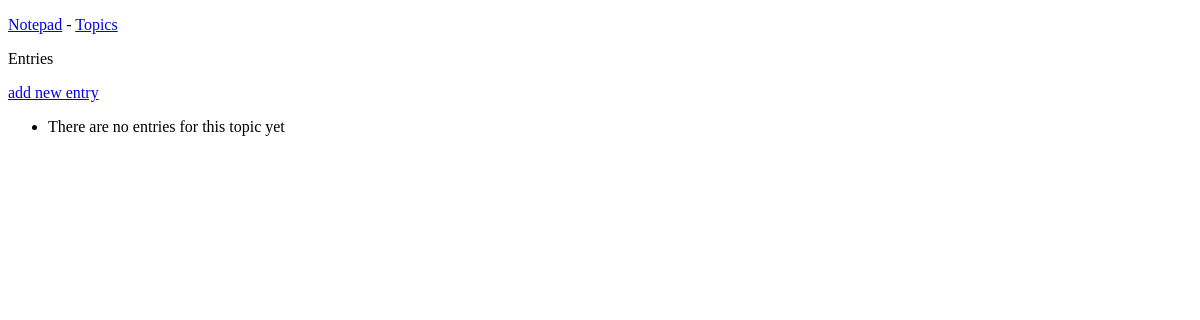
Before: /topics/3/ with the older database file.
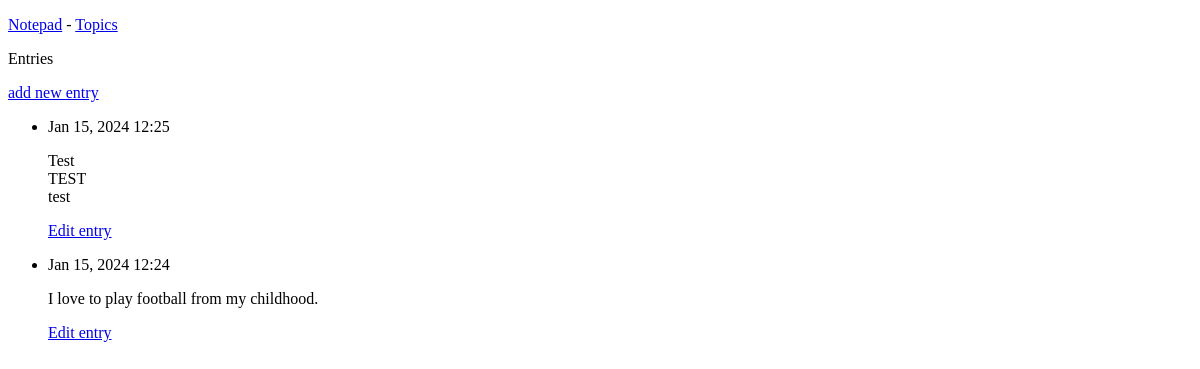
After: the same page with the newer database file.
### notepad/models.py (models this page shows, shortened)
class Entry(models.Model):
    topic = models.ForeignKey(Topic, on_delete=models.CASCADE)
    text = models.TextField()
    date_added = models.DateTimeField(auto_now_add=True)
    class Meta:
        verbose_name_plural = "entries"

### notepad/views.py (the view)
# urls.py: path('topics/<int:topic_id>/', views.topic, name='topic'),
def topic(request, topic_id):
    topic = Topic.objects.get(id=topic_id)
    entries = topic.entry_set.order_by('-date_added')
    context = {'topic': topic, 'entries': entries}
    return render(request, 'notepad/topic.html', context)

### notepad/templates/notepad/topic.html (shortened to what this page needs)
<!DOCTYPE html>
<html lang="en">
<head>
</head>
<body>
{% extends "notepad/base.html" %}
{% block content %}
<p>Entries</p>
<p>
  <a href="{% url 'notepad:new_entry' topic.id %}">add new entry</a>
</p>
  <ul>
    {% for entry in entries %}
      <li>
        <p>{{ entry.date_added|date:'M d, Y H:i' }}</p>
        <p>{{ entry.text|linebreaks }}</p>
        <p>
          <a href="{% url 'notepad:edit_entry' entry.id %}">Edit entry</a>
        </p>
      </li>
    {% empty %}
      <li>There are no entries for this topic yet</li>
    {% endfor %}
  </ul>
{% endblock content %}

Changed rows visible on the page:
added Entry: date_added "Jan 15, 2024 12:25", text "Test TEST test"
added Entry: date_added "Jan 15, 2024 12:24", text "I love to play football from my childhood."
Other visible differences:
text no longer shown: "There are no entries for this topic yet"
